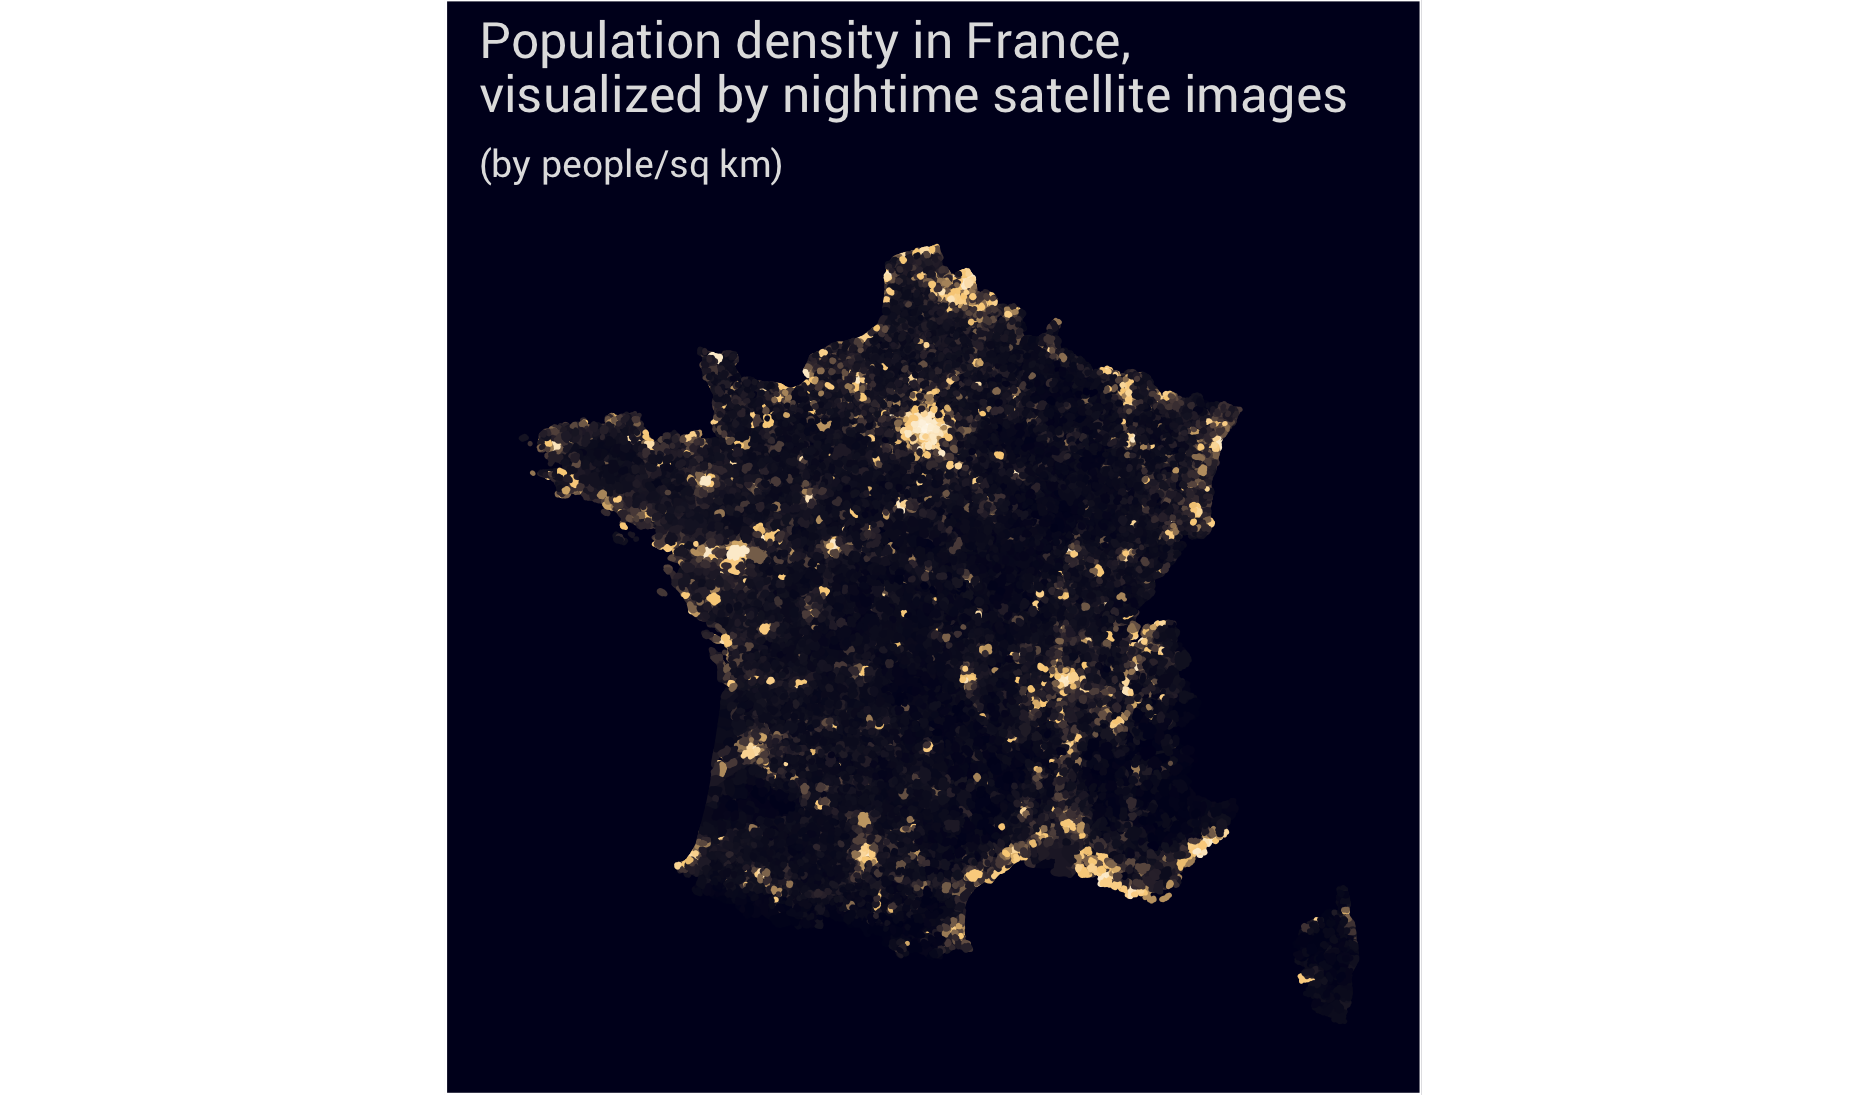

Here is the R script that generated this plot:
# using population density to map "France at night"
# uses: density = population / commune area data, across ~36,000 French commune tracts
# requires: micro-area, population vectors

devtools::install_github("hadley/ggplot2")
library(sf)
library(dplyr)
library(stringr)
library(scales)
library(ggplot2)

##########
# GET DATA
##########

url <- url("http://sharpsightlabs.com/wp-content/datasets/france_population_data_2016.RData")
load(url)

# inspect
str(df.france)
df.france <- df.france %>%
  as_tibble()
df.france

############
# CLEAN DATA
############

colnames(df.france)
# set colnames to lowercase
colnames(df.france) <- colnames(df.france) %>%
  str_to_lower()
# inspect
colnames(df.france)

# get population stats
df.france$population %>%
  summary()
# Create density variable
df.france <- df.france %>% 
  mutate(density = population / superficie * 100)
# inspect
colnames(df.france)

##########
# PLOT MAP
##########

## Set color scheme
# get color breaks by finding ventiles 
quantile(df.france$density, seq(from = 0, to = 1, by = .05))
# percentiles: 90-100
quantile(df.france$density, seq(from = .9, to = 1, by = .01))
# median
median(df.france$density)

# Plot 
light_grey <- "#E1E1E1"
deep_purple <- "#000223"
orange_creamsicle <- "#f9cf86"
light_yellow <- "#fceccf"
# deep purple, light orangesicle, light yellow
colors <- c(deep_purple, orange_creamsicle, light_yellow, "white")
values <- c(0, 500, 3000, 40000)
df.france %>%
  ggplot() + 
  geom_sf(aes(fill = density, color = density)) + 
  scale_fill_gradientn(colors = colors,
                       values = rescale(values),
                       breaks = c(0, 500, 1500),
                       guide = FALSE) + 
  scale_color_gradientn(colors = colors,
                        values = rescale(values),
                        guide = FALSE) + 
  labs(title = "Population density in France,\nvisualized by nightime satellite images",
       subtitle = "(by people/sq km)") + 
  theme(text = element_text(family = "Roboto",
                            color = light_grey),
        plot.title = element_text(size = 12, color = light_grey),
        plot.subtitle = element_text(size = 9),
        plot.background = element_rect(fill = deep_purple),
        panel.background = element_rect(fill = deep_purple),
        panel.grid.major = element_line(color = deep_purple),
        axis.text = element_blank(),
        axis.ticks = element_blank(),
        legend.background = element_blank())

ggsave("france-at-night.png")